Frame 1 (no input): blank canvas, image omitted
Frame 60 (no input): blank canvas, image omitted
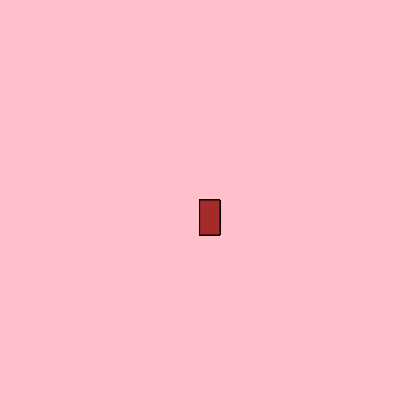
Frame 120 (the mouse pressed at the canvas centre since frame 60)

The p5.js sketch whose frames 1 and 60 were blank and that drew this single picture after the mouse press (run headless with seeded random() and noise() and a simulated clock; from frame 60 on, the mouse is pressed at the canvas centre):

// p5.js sketch
// ── sketch.js
function setup() {
    createCanvas(400, 400);
    background("pink");
  }
  
  function draw() {
  
    stroke("black");
    fill("brown");
  
    //console.log(mouseIsPressed);
    
    if(mouseIsPressed) {
      rect(mouseX, mouseY, 20, 35);
    }
  }
  
